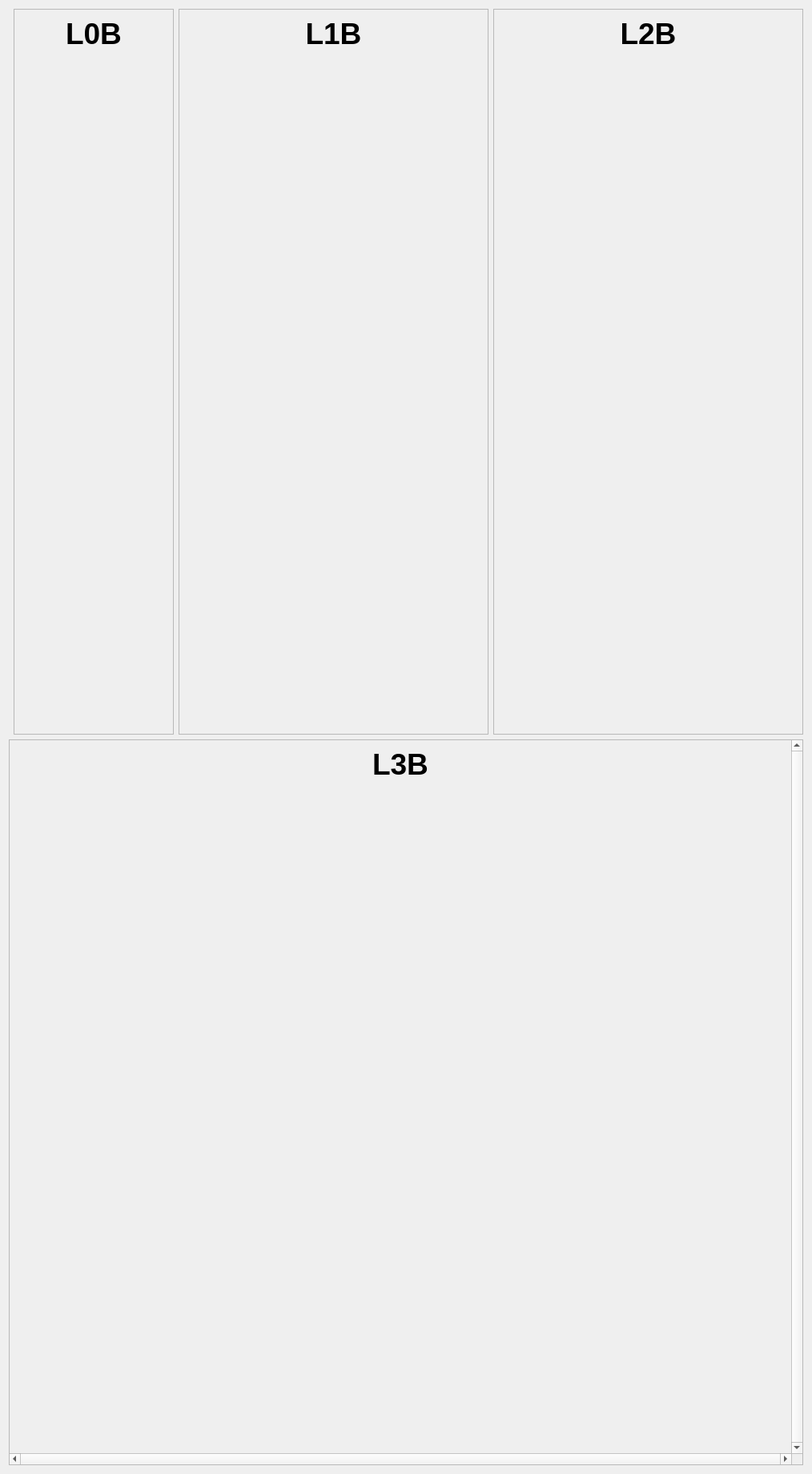
<?xml version="1.0" encoding="UTF-8"?>
<ui version="4.0">
 <class>Form</class>
 <widget class="QWidget" name="Form">
  <property name="geometry">
   <rect>
    <x>0</x>
    <y>0</y>
    <width>1014</width>
    <height>1840</height>
   </rect>
  </property>
  <property name="windowTitle">
   <string>Form</string>
  </property>
  <layout class="QGridLayout" name="gridLayout">
   <item row="0" column="1">
    <layout class="QHBoxLayout" name="horizontalLayout_topRow">
     <property name="spacing">
      <number>6</number>
     </property>
     <item>
      <widget class="QScrollArea" name="linac0_ScrollArea">
       <property name="sizePolicy">
        <sizepolicy hsizetype="MinimumExpanding" vsizetype="MinimumExpanding">
         <horstretch>0</horstretch>
         <verstretch>0</verstretch>
        </sizepolicy>
       </property>
       <property name="minimumSize">
        <size>
         <width>0</width>
         <height>0</height>
        </size>
       </property>
       <property name="maximumSize">
        <size>
         <width>200</width>
         <height>16777215</height>
        </size>
       </property>
       <property name="widgetResizable">
        <bool>true</bool>
       </property>
       <widget class="QWidget" name="scrollAreaWidgetContents_2">
        <property name="geometry">
         <rect>
          <x>0</x>
          <y>0</y>
          <width>184</width>
          <height>1001</height>
         </rect>
        </property>
        <layout class="QFormLayout" name="formLayout_2">
         <item row="1" column="0">
          <widget class="PyDMTemplateRepeater" name="linac0">
           <property name="sizePolicy">
            <sizepolicy hsizetype="MinimumExpanding" vsizetype="MinimumExpanding">
             <horstretch>0</horstretch>
             <verstretch>0</verstretch>
            </sizepolicy>
           </property>
           <property name="maximumSize">
            <size>
             <width>300</width>
             <height>16777215</height>
            </size>
           </property>
           <property name="toolTip">
            <string/>
           </property>
           <property name="templateFilename" stdset="0">
            <string>cryomodule.ui</string>
           </property>
           <property name="dataSource" stdset="0">
            <string>linac0.json</string>
           </property>
          </widget>
         </item>
         <item row="0" column="0" colspan="2">
          <widget class="PyDMLabel" name="L0Blabel">
           <property name="font">
            <font>
             <pointsize>28</pointsize>
             <weight>75</weight>
             <bold>true</bold>
            </font>
           </property>
           <property name="toolTip">
            <string/>
           </property>
           <property name="accessibleName">
            <string>L0B</string>
           </property>
           <property name="text">
            <string>L0B</string>
           </property>
           <property name="alignment">
            <set>Qt::AlignCenter</set>
           </property>
          </widget>
         </item>
        </layout>
       </widget>
      </widget>
     </item>
     <item>
      <widget class="QScrollArea" name="linac1_ScrollArea">
       <property name="maximumSize">
        <size>
         <width>550</width>
         <height>16777215</height>
        </size>
       </property>
       <property name="sizeAdjustPolicy">
        <enum>QAbstractScrollArea::AdjustToContents</enum>
       </property>
       <property name="widgetResizable">
        <bool>true</bool>
       </property>
       <widget class="QWidget" name="scrollAreaWidgetContents_3">
        <property name="geometry">
         <rect>
          <x>0</x>
          <y>0</y>
          <width>542</width>
          <height>1001</height>
         </rect>
        </property>
        <layout class="QFormLayout" name="formLayout_3">
         <item row="1" column="0">
          <widget class="PyDMTemplateRepeater" name="linac1">
           <property name="sizePolicy">
            <sizepolicy hsizetype="MinimumExpanding" vsizetype="MinimumExpanding">
             <horstretch>0</horstretch>
             <verstretch>0</verstretch>
            </sizepolicy>
           </property>
           <property name="toolTip">
            <string/>
           </property>
           <property name="layoutType" stdset="0">
            <enum>PyDMTemplateRepeater::Horizontal</enum>
           </property>
           <property name="countShownInDesigner" stdset="0">
            <number>4</number>
           </property>
           <property name="templateFilename" stdset="0">
            <string>cryomodule.ui</string>
           </property>
           <property name="dataSource" stdset="0">
            <string>linac1.json</string>
           </property>
          </widget>
         </item>
         <item row="0" column="0" colspan="2">
          <widget class="PyDMLabel" name="L1Blabel">
           <property name="font">
            <font>
             <pointsize>28</pointsize>
             <weight>75</weight>
             <bold>true</bold>
            </font>
           </property>
           <property name="toolTip">
            <string/>
           </property>
           <property name="accessibleName">
            <string>L1B</string>
           </property>
           <property name="text">
            <string>L1B</string>
           </property>
           <property name="alignment">
            <set>Qt::AlignCenter</set>
           </property>
          </widget>
         </item>
        </layout>
       </widget>
      </widget>
     </item>
     <item>
      <widget class="QScrollArea" name="linac2_ScrollArea">
       <property name="widgetResizable">
        <bool>true</bool>
       </property>
       <widget class="QWidget" name="scrollAreaWidgetContents_4">
        <property name="geometry">
         <rect>
          <x>0</x>
          <y>0</y>
          <width>216</width>
          <height>1001</height>
         </rect>
        </property>
        <layout class="QFormLayout" name="formLayout_4">
         <item row="1" column="0">
          <widget class="PyDMTemplateRepeater" name="linac2">
           <property name="sizePolicy">
            <sizepolicy hsizetype="MinimumExpanding" vsizetype="MinimumExpanding">
             <horstretch>0</horstretch>
             <verstretch>0</verstretch>
            </sizepolicy>
           </property>
           <property name="toolTip">
            <string/>
           </property>
           <property name="layoutType" stdset="0">
            <enum>PyDMTemplateRepeater::Horizontal</enum>
           </property>
           <property name="templateFilename" stdset="0">
            <string>cryomodule.ui</string>
           </property>
           <property name="dataSource" stdset="0">
            <string>linac2.json</string>
           </property>
          </widget>
         </item>
         <item row="0" column="0" colspan="2">
          <widget class="PyDMLabel" name="L2Blabel">
           <property name="font">
            <font>
             <pointsize>28</pointsize>
             <weight>75</weight>
             <bold>true</bold>
            </font>
           </property>
           <property name="toolTip">
            <string/>
           </property>
           <property name="accessibleName">
            <string>L2B</string>
           </property>
           <property name="text">
            <string>L2B</string>
           </property>
           <property name="alignment">
            <set>Qt::AlignCenter</set>
           </property>
          </widget>
         </item>
        </layout>
       </widget>
      </widget>
     </item>
    </layout>
   </item>
   <item row="1" column="0" colspan="2">
    <widget class="QScrollArea" name="linac3_ScrollArea">
     <property name="verticalScrollBarPolicy">
      <enum>Qt::ScrollBarAlwaysOn</enum>
     </property>
     <property name="horizontalScrollBarPolicy">
      <enum>Qt::ScrollBarAlwaysOn</enum>
     </property>
     <property name="sizeAdjustPolicy">
      <enum>QAbstractScrollArea::AdjustToContents</enum>
     </property>
     <property name="widgetResizable">
      <bool>true</bool>
     </property>
     <widget class="QWidget" name="scrollAreaWidgetContents">
      <property name="geometry">
       <rect>
        <x>0</x>
        <y>0</y>
        <width>980</width>
        <height>1001</height>
       </rect>
      </property>
      <layout class="QFormLayout" name="formLayout">
       <item row="1" column="0">
        <widget class="PyDMTemplateRepeater" name="linac3">
         <property name="sizePolicy">
          <sizepolicy hsizetype="MinimumExpanding" vsizetype="MinimumExpanding">
           <horstretch>0</horstretch>
           <verstretch>0</verstretch>
          </sizepolicy>
         </property>
         <property name="toolTip">
          <string/>
         </property>
         <property name="layoutType" stdset="0">
          <enum>PyDMTemplateRepeater::Horizontal</enum>
         </property>
         <property name="templateFilename" stdset="0">
          <string>cryomodule.ui</string>
         </property>
         <property name="dataSource" stdset="0">
          <string>linac3.json</string>
         </property>
        </widget>
       </item>
       <item row="0" column="0" colspan="2">
        <widget class="PyDMLabel" name="L3Label">
         <property name="font">
          <font>
           <pointsize>28</pointsize>
           <weight>75</weight>
           <bold>true</bold>
          </font>
         </property>
         <property name="toolTip">
          <string/>
         </property>
         <property name="accessibleName">
          <string>L3B</string>
         </property>
         <property name="text">
          <string>L3B</string>
         </property>
         <property name="alignment">
          <set>Qt::AlignCenter</set>
         </property>
        </widget>
       </item>
      </layout>
     </widget>
    </widget>
   </item>
  </layout>
 </widget>
 <customwidgets>
  <customwidget>
   <class>PyDMLabel</class>
   <extends>QLabel</extends>
   <header>pydm.widgets.label</header>
  </customwidget>
  <customwidget>
   <class>PyDMTemplateRepeater</class>
   <extends>QFrame</extends>
   <header>pydm.widgets.template_repeater</header>
   <container>1</container>
  </customwidget>
 </customwidgets>
 <resources/>
 <connections/>
</ui>
